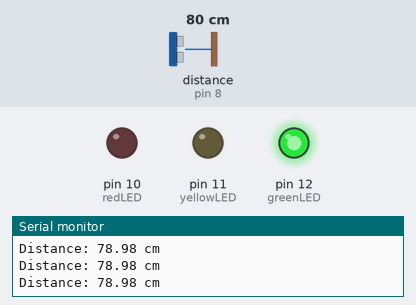
This sketch was run on a simulated Arduino Uno, built with avr-gcc and run on an emulated ATmega328P. On the bench: output pins drawn as LEDs (lit = HIGH), the last lines printed to the serial monitor. Wiring (inferred from the names in the program): ultrasonic range finder: trigger pin 9; echo pin 8. The inputs (shaded band) are chosen by the test bench; at power-on: distance to the obstacle (sensor on pin 8) 80 cm. The echo pulse lasts 58.3 µs per cm; pins used as bus, display or sensor lines are not drawn.

Above: at 1.2 s.
1.3 s: distance to the obstacle (sensor on pin 8) set to 98 cm
2.8 s: distance to the obstacle (sensor on pin 8) set to 105 cm
At 3.3 s:
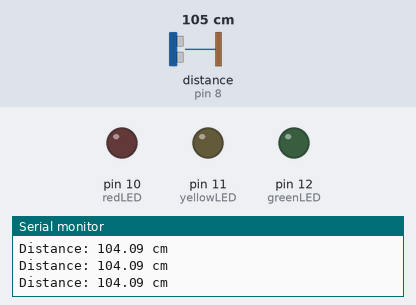
4.3 s: distance to the obstacle (sensor on pin 8) set to 2 cm
At 5.5 s:
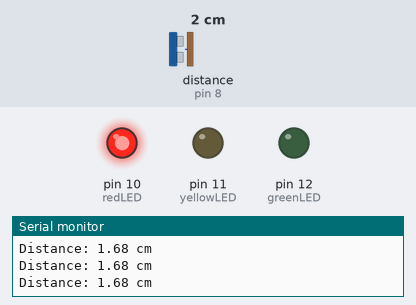
5.8 s: distance to the obstacle (sensor on pin 8) set to 18 cm
7.3 s: distance to the obstacle (sensor on pin 8) set to 22 cm
At 8.2 s:
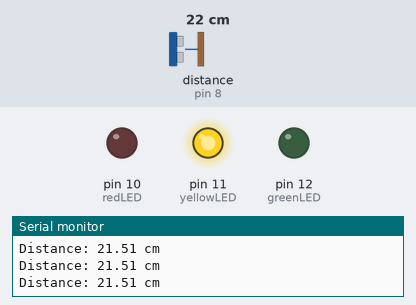
8.8 s: distance to the obstacle (sensor on pin 8) set to 47 cm
10.3 s: distance to the obstacle (sensor on pin 8) set to 56 cm
At 11.3 s:
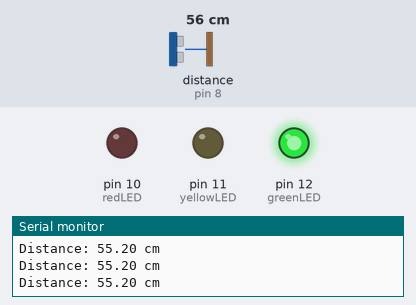
Timing chart, 0 to 12.8 s (numbered marks = the images above; inputs shaded):
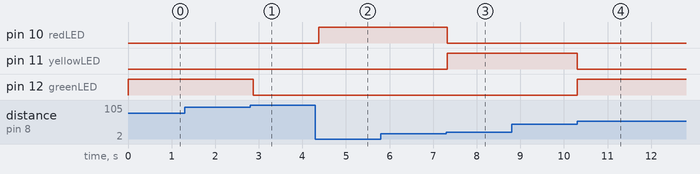

The sketch:

led.ino
```cpp
#define trigPin 9
#define echoPin 8

// Define LED pins
#define redLED 10
#define yellowLED 11
#define greenLED 12

// Define thresholds
#define closeThreshold 20    // Close proximity (in cm)
#define mediumThreshold 50   // Medium proximity (in cm).
#define farThreshold 100     // Far proximity (in cm)

void setup() {
  // Configure pins
  pinMode(trigPin, OUTPUT);
  pinMode(echoPin, INPUT);
  pinMode(redLED, OUTPUT);
  pinMode(yellowLED, OUTPUT);
  pinMode(greenLED, OUTPUT);

  // Initialize serial monitor
  Serial.begin(9600);
}

void loop() {
  // Send ultrasonic pulse
  digitalWrite(trigPin, LOW);
  delayMicroseconds(2);
  digitalWrite(trigPin, HIGH);
  delayMicroseconds(10);
  digitalWrite(trigPin, LOW);

  // Measure echo time
  long duration = pulseIn(echoPin, HIGH);

  // Calculate distance
  float distance = (duration * 0.034) / 2;

  // Print distance to Serial Monitor
  Serial.print("Distance: ");
  Serial.print(distance);
  Serial.println(" cm");

  // Determine proximity level and activate LEDs
  if (distance > 0 && distance <= closeThreshold) {
    // Close proximity: Turn on Red LED
    digitalWrite(redLED, HIGH);
    digitalWrite(yellowLED, LOW);
    digitalWrite(greenLED, LOW);
  } else if (distance > closeThreshold && distance <= mediumThreshold) {
    // Medium proximity: Turn on Yellow LED
    digitalWrite(redLED, LOW);
    digitalWrite(yellowLED, HIGH);
    digitalWrite(greenLED, LOW);
  } else if (distance > mediumThreshold && distance <= farThreshold) {
    // Far proximity: Turn on Green LED
    digitalWrite(redLED, LOW);
    digitalWrite(yellowLED, LOW);
    digitalWrite(greenLED, HIGH);
  } else {
    // No object detected: Turn off all LEDs
    digitalWrite(redLED, LOW);
    digitalWrite(yellowLED, LOW);
    digitalWrite(greenLED, LOW);
  }

  // Small delay for stability
  delay(100);
}
```

Measured:
- the behaviour switches between 101 and 102 cm on distance to the obstacle (sensor on pin 8) (found by bisection; images 0 and 1)
- the behaviour switches between 20 and 21 cm on distance to the obstacle (sensor on pin 8) (found by bisection; images 2 and 3)
- the behaviour switches between 50 and 51 cm on distance to the obstacle (sensor on pin 8) (found by bisection; images 3 and 4)
- after the input at 2.8 s, pin 12 (greenLED): HIGH → LOW after 0.08 s
- after the input at 4.3 s, pin 10 (redLED): LOW → HIGH after 0.07 s
- after the input at 7.3 s, pin 10 (redLED): HIGH → LOW at once; pin 11 (yellowLED): LOW → HIGH at once
- after the input at 10.3 s, pin 11 (yellowLED): HIGH → LOW at once; pin 12 (greenLED): LOW → HIGH at once
